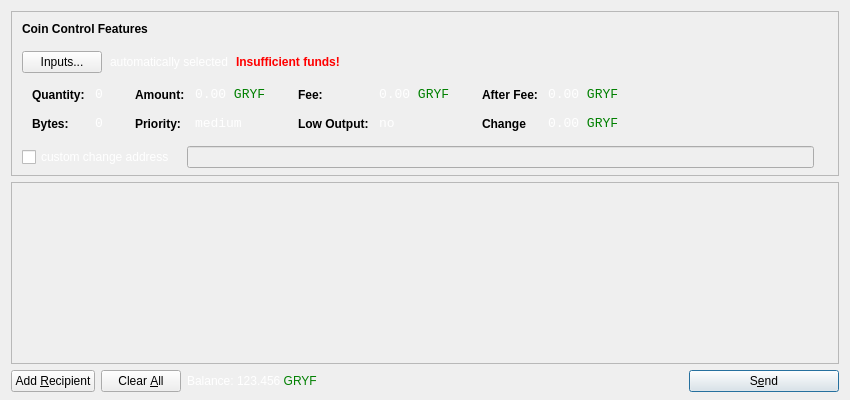
<?xml version="1.0" encoding="UTF-8"?>
<ui version="4.0">
 <class>SendCoinsDialog</class>
 <widget class="QDialog" name="SendCoinsDialog">
  <property name="geometry">
   <rect>
    <x>0</x>
    <y>0</y>
    <width>850</width>
    <height>400</height>
   </rect>
  </property>
  <property name="palette">
   <palette>
    <active>
     <colorrole role="WindowText">
      <brush brushstyle="SolidPattern">
       <color alpha="255">
        <red>255</red>
        <green>255</green>
        <blue>255</blue>
       </color>
      </brush>
     </colorrole>
    </active>
    <inactive>
     <colorrole role="WindowText">
      <brush brushstyle="SolidPattern">
       <color alpha="255">
        <red>255</red>
        <green>255</green>
        <blue>255</blue>
       </color>
      </brush>
     </colorrole>
    </inactive>
    <disabled>
     <colorrole role="WindowText">
      <brush brushstyle="SolidPattern">
       <color alpha="255">
        <red>120</red>
        <green>120</green>
        <blue>120</blue>
       </color>
      </brush>
     </colorrole>
    </disabled>
   </palette>
  </property>
  <property name="windowTitle">
   <string>Send Coins</string>
  </property>
  <layout class="QVBoxLayout" name="verticalLayout" stretch="0,1,0">
   <property name="bottomMargin">
    <number>8</number>
   </property>
   <item>
    <widget class="QFrame" name="frameCoinControl">
     <property name="sizePolicy">
      <sizepolicy hsizetype="Expanding" vsizetype="Expanding">
       <horstretch>0</horstretch>
       <verstretch>0</verstretch>
      </sizepolicy>
     </property>
     <property name="maximumSize">
      <size>
       <width>16777215</width>
       <height>16777215</height>
      </size>
     </property>
     <property name="frameShape">
      <enum>QFrame::StyledPanel</enum>
     </property>
     <property name="frameShadow">
      <enum>QFrame::Sunken</enum>
     </property>
     <layout class="QVBoxLayout" name="verticalLayoutCoinControl2">
      <property name="spacing">
       <number>6</number>
      </property>
      <property name="leftMargin">
       <number>0</number>
      </property>
      <property name="topMargin">
       <number>0</number>
      </property>
      <property name="rightMargin">
       <number>0</number>
      </property>
      <property name="bottomMargin">
       <number>6</number>
      </property>
      <item>
       <layout class="QVBoxLayout" name="verticalLayoutCoinControl" stretch="0,0,0,0,1">
        <property name="spacing">
         <number>0</number>
        </property>
        <property name="leftMargin">
         <number>10</number>
        </property>
        <property name="topMargin">
         <number>10</number>
        </property>
        <item>
         <layout class="QHBoxLayout" name="horizontalLayoutCoinControl1">
          <property name="bottomMargin">
           <number>15</number>
          </property>
          <item>
           <widget class="QLabel" name="labelCoinControlFeatures">
            <property name="sizePolicy">
             <sizepolicy hsizetype="Preferred" vsizetype="Maximum">
              <horstretch>0</horstretch>
              <verstretch>0</verstretch>
             </sizepolicy>
            </property>
            <property name="font">
             <font>
              <weight>75</weight>
              <bold>true</bold>
             </font>
            </property>
            <property name="styleSheet">
             <string notr="true">font-weight:bold;</string>
            </property>
            <property name="text">
             <string>Coin Control Features</string>
            </property>
           </widget>
          </item>
         </layout>
        </item>
        <item>
         <layout class="QHBoxLayout" name="horizontalLayoutCoinControl2" stretch="0,0,0,0">
          <property name="spacing">
           <number>8</number>
          </property>
          <property name="bottomMargin">
           <number>10</number>
          </property>
          <item>
           <widget class="QPushButton" name="pushButtonCoinControl">
            <property name="styleSheet">
             <string notr="true"/>
            </property>
            <property name="text">
             <string>Inputs...</string>
            </property>
           </widget>
          </item>
          <item>
           <widget class="QLabel" name="labelCoinControlAutomaticallySelected">
            <property name="text">
             <string>automatically selected</string>
            </property>
            <property name="margin">
             <number>5</number>
            </property>
           </widget>
          </item>
          <item>
           <widget class="QLabel" name="labelCoinControlInsuffFunds">
            <property name="font">
             <font>
              <weight>75</weight>
              <bold>true</bold>
             </font>
            </property>
            <property name="styleSheet">
             <string notr="true">color:red;font-weight:bold;</string>
            </property>
            <property name="text">
             <string>Insufficient funds!</string>
            </property>
            <property name="margin">
             <number>5</number>
            </property>
           </widget>
          </item>
          <item>
           <spacer name="horizontalSpacerCoinControl">
            <property name="orientation">
             <enum>Qt::Horizontal</enum>
            </property>
            <property name="sizeHint" stdset="0">
             <size>
              <width>40</width>
              <height>1</height>
             </size>
            </property>
           </spacer>
          </item>
         </layout>
        </item>
        <item>
         <widget class="QWidget" name="widgetCoinControl" native="true">
          <property name="sizePolicy">
           <sizepolicy hsizetype="Preferred" vsizetype="Preferred">
            <horstretch>0</horstretch>
            <verstretch>0</verstretch>
           </sizepolicy>
          </property>
          <property name="minimumSize">
           <size>
            <width>0</width>
            <height>0</height>
           </size>
          </property>
          <property name="styleSheet">
           <string notr="true"/>
          </property>
          <layout class="QHBoxLayout" name="horizontalLayoutCoinControl5">
           <property name="leftMargin">
            <number>0</number>
           </property>
           <property name="topMargin">
            <number>0</number>
           </property>
           <property name="rightMargin">
            <number>0</number>
           </property>
           <property name="bottomMargin">
            <number>0</number>
           </property>
           <item>
            <layout class="QHBoxLayout" name="horizontalLayoutCoinControl3" stretch="0,0,0,1">
             <property name="spacing">
              <number>20</number>
             </property>
             <property name="topMargin">
              <number>0</number>
             </property>
             <property name="bottomMargin">
              <number>10</number>
             </property>
             <item>
              <layout class="QFormLayout" name="formLayoutCoinControl1">
               <property name="horizontalSpacing">
                <number>10</number>
               </property>
               <property name="verticalSpacing">
                <number>14</number>
               </property>
               <property name="leftMargin">
                <number>10</number>
               </property>
               <property name="topMargin">
                <number>4</number>
               </property>
               <property name="rightMargin">
                <number>6</number>
               </property>
               <item row="0" column="0">
                <widget class="QLabel" name="labelCoinControlQuantityText">
                 <property name="styleSheet">
                  <string notr="true">font-weight:bold;</string>
                 </property>
                 <property name="text">
                  <string>Quantity:</string>
                 </property>
                 <property name="margin">
                  <number>0</number>
                 </property>
                </widget>
               </item>
               <item row="0" column="1">
                <widget class="QLabel" name="labelCoinControlQuantity">
                 <property name="font">
                  <font>
                   <family>Monospace</family>
                   <pointsize>10</pointsize>
                  </font>
                 </property>
                 <property name="cursor">
                  <cursorShape>IBeamCursor</cursorShape>
                 </property>
                 <property name="contextMenuPolicy">
                  <enum>Qt::ActionsContextMenu</enum>
                 </property>
                 <property name="text">
                  <string>0</string>
                 </property>
                 <property name="margin">
                  <number>0</number>
                 </property>
                 <property name="textInteractionFlags">
                  <set>Qt::LinksAccessibleByMouse|Qt::TextSelectableByKeyboard|Qt::TextSelectableByMouse</set>
                 </property>
                </widget>
               </item>
               <item row="1" column="0">
                <widget class="QLabel" name="labelCoinControlBytesText">
                 <property name="styleSheet">
                  <string notr="true">font-weight:bold;</string>
                 </property>
                 <property name="text">
                  <string>Bytes:</string>
                 </property>
                </widget>
               </item>
               <item row="1" column="1">
                <widget class="QLabel" name="labelCoinControlBytes">
                 <property name="font">
                  <font>
                   <family>Monospace</family>
                   <pointsize>10</pointsize>
                  </font>
                 </property>
                 <property name="cursor">
                  <cursorShape>IBeamCursor</cursorShape>
                 </property>
                 <property name="contextMenuPolicy">
                  <enum>Qt::ActionsContextMenu</enum>
                 </property>
                 <property name="text">
                  <string>0</string>
                 </property>
                 <property name="textInteractionFlags">
                  <set>Qt::LinksAccessibleByMouse|Qt::TextSelectableByKeyboard|Qt::TextSelectableByMouse</set>
                 </property>
                </widget>
               </item>
              </layout>
             </item>
             <item>
              <layout class="QFormLayout" name="formLayoutCoinControl2">
               <property name="horizontalSpacing">
                <number>10</number>
               </property>
               <property name="verticalSpacing">
                <number>14</number>
               </property>
               <property name="leftMargin">
                <number>6</number>
               </property>
               <property name="topMargin">
                <number>4</number>
               </property>
               <property name="rightMargin">
                <number>6</number>
               </property>
               <item row="0" column="0">
                <widget class="QLabel" name="labelCoinControlAmountText">
                 <property name="styleSheet">
                  <string notr="true">font-weight:bold;</string>
                 </property>
                 <property name="text">
                  <string>Amount:</string>
                 </property>
                 <property name="margin">
                  <number>0</number>
                 </property>
                </widget>
               </item>
               <item row="0" column="1">
                <widget class="QLabel" name="labelCoinControlAmount">
                 <property name="font">
                  <font>
                   <family>Monospace</family>
                   <pointsize>10</pointsize>
                  </font>
                 </property>
                 <property name="cursor">
                  <cursorShape>IBeamCursor</cursorShape>
                 </property>
                 <property name="contextMenuPolicy">
                  <enum>Qt::ActionsContextMenu</enum>
                 </property>
                 <property name="text">
                  <string>&lt;html&gt;&lt;head/&gt;&lt;body&gt;&lt;p&gt;0.00 &lt;span style=&quot; color:#008000;&quot;&gt;GRYF&lt;/span&gt;&lt;/p&gt;&lt;/body&gt;&lt;/html&gt;</string>
                 </property>
                 <property name="textInteractionFlags">
                  <set>Qt::LinksAccessibleByMouse|Qt::TextSelectableByKeyboard|Qt::TextSelectableByMouse</set>
                 </property>
                </widget>
               </item>
               <item row="1" column="0">
                <widget class="QLabel" name="labelCoinControlPriorityText">
                 <property name="styleSheet">
                  <string notr="true">font-weight:bold;</string>
                 </property>
                 <property name="text">
                  <string>Priority:</string>
                 </property>
                </widget>
               </item>
               <item row="1" column="1">
                <widget class="QLabel" name="labelCoinControlPriority">
                 <property name="font">
                  <font>
                   <family>Monospace</family>
                   <pointsize>10</pointsize>
                  </font>
                 </property>
                 <property name="cursor">
                  <cursorShape>IBeamCursor</cursorShape>
                 </property>
                 <property name="contextMenuPolicy">
                  <enum>Qt::ActionsContextMenu</enum>
                 </property>
                 <property name="text">
                  <string>medium</string>
                 </property>
                 <property name="textInteractionFlags">
                  <set>Qt::LinksAccessibleByMouse|Qt::TextSelectableByKeyboard|Qt::TextSelectableByMouse</set>
                 </property>
                </widget>
               </item>
              </layout>
             </item>
             <item>
              <layout class="QFormLayout" name="formLayoutCoinControl3">
               <property name="horizontalSpacing">
                <number>10</number>
               </property>
               <property name="verticalSpacing">
                <number>14</number>
               </property>
               <property name="leftMargin">
                <number>6</number>
               </property>
               <property name="topMargin">
                <number>4</number>
               </property>
               <property name="rightMargin">
                <number>6</number>
               </property>
               <item row="0" column="0">
                <widget class="QLabel" name="labelCoinControlFeeText">
                 <property name="styleSheet">
                  <string notr="true">font-weight:bold;</string>
                 </property>
                 <property name="text">
                  <string>Fee:</string>
                 </property>
                 <property name="margin">
                  <number>0</number>
                 </property>
                </widget>
               </item>
               <item row="0" column="1">
                <widget class="QLabel" name="labelCoinControlFee">
                 <property name="font">
                  <font>
                   <family>Monospace</family>
                   <pointsize>10</pointsize>
                  </font>
                 </property>
                 <property name="cursor">
                  <cursorShape>IBeamCursor</cursorShape>
                 </property>
                 <property name="contextMenuPolicy">
                  <enum>Qt::ActionsContextMenu</enum>
                 </property>
                 <property name="text">
                  <string>&lt;html&gt;&lt;head/&gt;&lt;body&gt;&lt;p&gt;0.00 &lt;span style=&quot; color:#008000;&quot;&gt;GRYF&lt;/span&gt;&lt;/p&gt;&lt;/body&gt;&lt;/html&gt;</string>
                 </property>
                 <property name="textInteractionFlags">
                  <set>Qt::LinksAccessibleByMouse|Qt::TextSelectableByKeyboard|Qt::TextSelectableByMouse</set>
                 </property>
                </widget>
               </item>
               <item row="1" column="0">
                <widget class="QLabel" name="labelCoinControlLowOutputText">
                 <property name="styleSheet">
                  <string notr="true">font-weight:bold;</string>
                 </property>
                 <property name="text">
                  <string>Low Output:</string>
                 </property>
                </widget>
               </item>
               <item row="1" column="1">
                <widget class="QLabel" name="labelCoinControlLowOutput">
                 <property name="font">
                  <font>
                   <family>Monospace</family>
                   <pointsize>10</pointsize>
                  </font>
                 </property>
                 <property name="cursor">
                  <cursorShape>IBeamCursor</cursorShape>
                 </property>
                 <property name="contextMenuPolicy">
                  <enum>Qt::ActionsContextMenu</enum>
                 </property>
                 <property name="text">
                  <string>no</string>
                 </property>
                 <property name="textInteractionFlags">
                  <set>Qt::LinksAccessibleByMouse|Qt::TextSelectableByKeyboard|Qt::TextSelectableByMouse</set>
                 </property>
                </widget>
               </item>
              </layout>
             </item>
             <item>
              <layout class="QFormLayout" name="formLayoutCoinControl4">
               <property name="horizontalSpacing">
                <number>10</number>
               </property>
               <property name="verticalSpacing">
                <number>14</number>
               </property>
               <property name="leftMargin">
                <number>6</number>
               </property>
               <property name="topMargin">
                <number>4</number>
               </property>
               <property name="rightMargin">
                <number>6</number>
               </property>
               <item row="0" column="0">
                <widget class="QLabel" name="labelCoinControlAfterFeeText">
                 <property name="styleSheet">
                  <string notr="true">font-weight:bold;</string>
                 </property>
                 <property name="text">
                  <string>After Fee:</string>
                 </property>
                 <property name="margin">
                  <number>0</number>
                 </property>
                </widget>
               </item>
               <item row="0" column="1">
                <widget class="QLabel" name="labelCoinControlAfterFee">
                 <property name="font">
                  <font>
                   <family>Monospace</family>
                   <pointsize>10</pointsize>
                  </font>
                 </property>
                 <property name="cursor">
                  <cursorShape>IBeamCursor</cursorShape>
                 </property>
                 <property name="contextMenuPolicy">
                  <enum>Qt::ActionsContextMenu</enum>
                 </property>
                 <property name="text">
                  <string>&lt;html&gt;&lt;head/&gt;&lt;body&gt;&lt;p&gt;0.00 &lt;span style=&quot; color:#008000;&quot;&gt;GRYF&lt;/span&gt;&lt;/p&gt;&lt;/body&gt;&lt;/html&gt;</string>
                 </property>
                 <property name="textInteractionFlags">
                  <set>Qt::LinksAccessibleByMouse|Qt::TextSelectableByKeyboard|Qt::TextSelectableByMouse</set>
                 </property>
                </widget>
               </item>
               <item row="1" column="0">
                <widget class="QLabel" name="labelCoinControlChangeText">
                 <property name="styleSheet">
                  <string notr="true">font-weight:bold;</string>
                 </property>
                 <property name="text">
                  <string>Change</string>
                 </property>
                </widget>
               </item>
               <item row="1" column="1">
                <widget class="QLabel" name="labelCoinControlChange">
                 <property name="font">
                  <font>
                   <family>Monospace</family>
                   <pointsize>10</pointsize>
                  </font>
                 </property>
                 <property name="cursor">
                  <cursorShape>IBeamCursor</cursorShape>
                 </property>
                 <property name="contextMenuPolicy">
                  <enum>Qt::ActionsContextMenu</enum>
                 </property>
                 <property name="text">
                  <string>&lt;html&gt;&lt;head/&gt;&lt;body&gt;&lt;p&gt;0.00 &lt;span style=&quot; color:#008000;&quot;&gt;GRYF&lt;/span&gt;&lt;/p&gt;&lt;/body&gt;&lt;/html&gt;</string>
                 </property>
                 <property name="textInteractionFlags">
                  <set>Qt::LinksAccessibleByMouse|Qt::TextSelectableByKeyboard|Qt::TextSelectableByMouse</set>
                 </property>
                </widget>
               </item>
              </layout>
             </item>
            </layout>
           </item>
          </layout>
         </widget>
        </item>
        <item>
         <layout class="QHBoxLayout" name="horizontalLayoutCoinControl4" stretch="0,0,0">
          <property name="spacing">
           <number>12</number>
          </property>
          <property name="sizeConstraint">
           <enum>QLayout::SetDefaultConstraint</enum>
          </property>
          <property name="topMargin">
           <number>5</number>
          </property>
          <property name="rightMargin">
           <number>5</number>
          </property>
          <item>
           <widget class="QCheckBox" name="checkBoxCoinControlChange">
            <property name="text">
             <string>custom change address</string>
            </property>
           </widget>
          </item>
          <item>
           <widget class="QLineEdit" name="lineEditCoinControlChange">
            <property name="enabled">
             <bool>false</bool>
            </property>
            <property name="sizePolicy">
             <sizepolicy hsizetype="Expanding" vsizetype="Fixed">
              <horstretch>0</horstretch>
              <verstretch>0</verstretch>
             </sizepolicy>
            </property>
           </widget>
          </item>
          <item>
           <widget class="QLabel" name="labelCoinControlChangeLabel">
            <property name="sizePolicy">
             <sizepolicy hsizetype="Preferred" vsizetype="Expanding">
              <horstretch>0</horstretch>
              <verstretch>0</verstretch>
             </sizepolicy>
            </property>
            <property name="minimumSize">
             <size>
              <width>0</width>
              <height>0</height>
             </size>
            </property>
            <property name="text">
             <string/>
            </property>
            <property name="margin">
             <number>3</number>
            </property>
           </widget>
          </item>
         </layout>
        </item>
        <item>
         <spacer name="verticalSpacerCoinControl">
          <property name="orientation">
           <enum>Qt::Vertical</enum>
          </property>
          <property name="sizeHint" stdset="0">
           <size>
            <width>800</width>
            <height>1</height>
           </size>
          </property>
         </spacer>
        </item>
       </layout>
      </item>
     </layout>
    </widget>
   </item>
   <item>
    <widget class="QScrollArea" name="scrollArea">
     <property name="widgetResizable">
      <bool>true</bool>
     </property>
     <widget class="QWidget" name="scrollAreaWidgetContents">
      <property name="geometry">
       <rect>
        <x>0</x>
        <y>0</y>
        <width>830</width>
        <height>150</height>
       </rect>
      </property>
      <layout class="QVBoxLayout" name="verticalLayout_2">
       <property name="leftMargin">
        <number>0</number>
       </property>
       <property name="topMargin">
        <number>0</number>
       </property>
       <property name="rightMargin">
        <number>0</number>
       </property>
       <property name="bottomMargin">
        <number>0</number>
       </property>
       <item>
        <layout class="QVBoxLayout" name="entries">
         <property name="spacing">
          <number>6</number>
         </property>
        </layout>
       </item>
       <item>
        <spacer name="verticalSpacer">
         <property name="orientation">
          <enum>Qt::Vertical</enum>
         </property>
         <property name="sizeHint" stdset="0">
          <size>
           <width>20</width>
           <height>40</height>
          </size>
         </property>
        </spacer>
       </item>
      </layout>
     </widget>
    </widget>
   </item>
   <item>
    <layout class="QHBoxLayout" name="horizontalLayout">
     <item>
      <widget class="QPushButton" name="addButton">
       <property name="toolTip">
        <string>Send to multiple recipients at once</string>
       </property>
       <property name="text">
        <string>Add &amp;Recipient</string>
       </property>
       <property name="icon">
        <iconset resource="../bitcoin.qrc">
         <normaloff>:/icons/add</normaloff>:/icons/add</iconset>
       </property>
       <property name="autoDefault">
        <bool>false</bool>
       </property>
      </widget>
     </item>
     <item>
      <widget class="QPushButton" name="clearButton">
       <property name="sizePolicy">
        <sizepolicy hsizetype="Minimum" vsizetype="Fixed">
         <horstretch>0</horstretch>
         <verstretch>0</verstretch>
        </sizepolicy>
       </property>
       <property name="toolTip">
        <string>Remove all transaction fields</string>
       </property>
       <property name="text">
        <string>Clear &amp;All</string>
       </property>
       <property name="icon">
        <iconset resource="../bitcoin.qrc">
         <normaloff>:/icons/remove</normaloff>:/icons/remove</iconset>
       </property>
       <property name="autoRepeatDelay">
        <number>300</number>
       </property>
       <property name="autoDefault">
        <bool>false</bool>
       </property>
      </widget>
     </item>
     <item>
      <layout class="QHBoxLayout" name="horizontalLayout_2">
       <property name="spacing">
        <number>3</number>
       </property>
       <item>
        <widget class="QLabel" name="label">
         <property name="sizePolicy">
          <sizepolicy hsizetype="Preferred" vsizetype="Fixed">
           <horstretch>0</horstretch>
           <verstretch>0</verstretch>
          </sizepolicy>
         </property>
         <property name="text">
          <string>Balance:</string>
         </property>
        </widget>
       </item>
       <item>
        <widget class="QLabel" name="labelBalance">
         <property name="sizePolicy">
          <sizepolicy hsizetype="Preferred" vsizetype="Fixed">
           <horstretch>0</horstretch>
           <verstretch>0</verstretch>
          </sizepolicy>
         </property>
         <property name="cursor">
          <cursorShape>IBeamCursor</cursorShape>
         </property>
         <property name="text">
          <string>&lt;html&gt;&lt;head/&gt;&lt;body&gt;&lt;p&gt;123.456 &lt;span style=&quot; color:#008000;&quot;&gt;GRYF&lt;/span&gt;&lt;/p&gt;&lt;/body&gt;&lt;/html&gt;</string>
         </property>
         <property name="textInteractionFlags">
          <set>Qt::LinksAccessibleByMouse|Qt::TextSelectableByKeyboard|Qt::TextSelectableByMouse</set>
         </property>
        </widget>
       </item>
      </layout>
     </item>
     <item>
      <spacer name="horizontalSpacer">
       <property name="orientation">
        <enum>Qt::Horizontal</enum>
       </property>
       <property name="sizeHint" stdset="0">
        <size>
         <width>40</width>
         <height>20</height>
        </size>
       </property>
      </spacer>
     </item>
     <item>
      <widget class="QPushButton" name="sendButton">
       <property name="minimumSize">
        <size>
         <width>150</width>
         <height>0</height>
        </size>
       </property>
       <property name="toolTip">
        <string>Confirm the send action</string>
       </property>
       <property name="text">
        <string>S&amp;end</string>
       </property>
       <property name="icon">
        <iconset resource="../bitcoin.qrc">
         <normaloff>:/icons/send</normaloff>:/icons/send</iconset>
       </property>
       <property name="default">
        <bool>true</bool>
       </property>
      </widget>
     </item>
    </layout>
   </item>
  </layout>
 </widget>
 <resources>
  <include location="../bitcoin.qrc"/>
 </resources>
 <connections/>
</ui>
